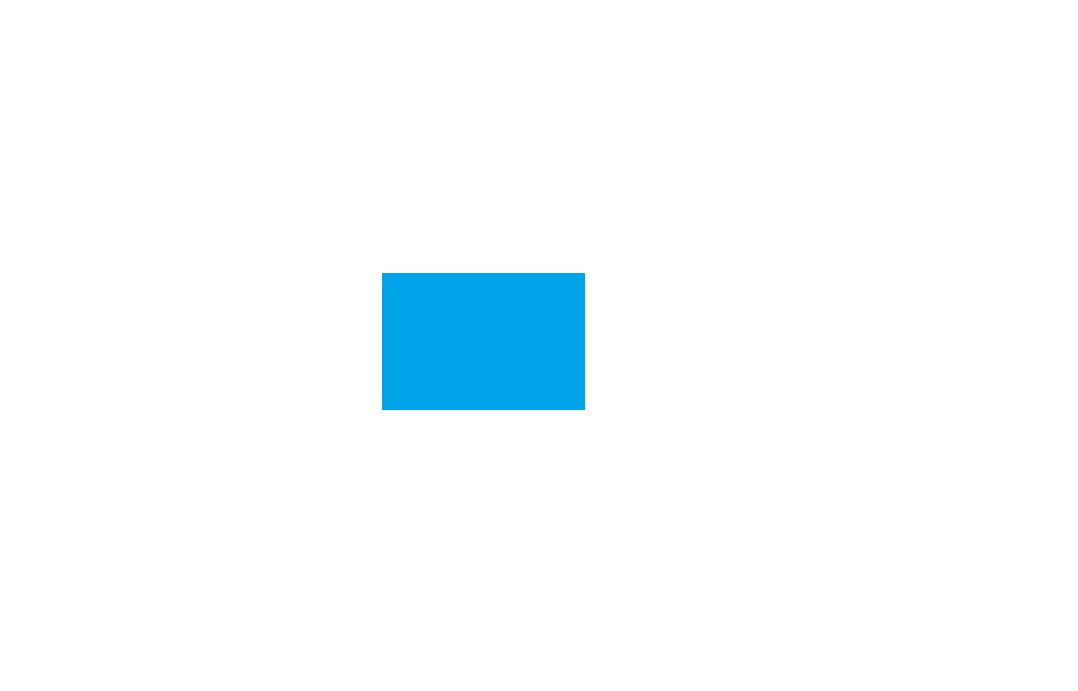
#> input picture image.jpg, 1078 x 691 px
$ python imageTest.py
#> lines starting #> are read from the running program, lines starting #| are printed output that depends on the picture; after the words box and inside, x2 and y2 are one past the last pixel; in counts of white or black regions, pixels touching at a corner belong together


import cv2
import numpy as np

def identify_shape(contour):
    # Aproxima o contorno para identificar a forma
    approx = cv2.approxPolyDP(contour, 0.04 * cv2.arcLength(contour, True), True)
    if len(approx) == 3:
        return "Triângulo"
    elif len(approx) == 4:
        # Verifica se é um quadrado ou retângulo
        x, y, w, h = cv2.boundingRect(approx)
        aspect_ratio = w / float(h)
        return "Quadrado" if 0.95 <= aspect_ratio <= 1.05 else "Retângulo"
    elif len(approx) > 4:
        return "Círculo"
    return "Forma desconhecida"

def identify_color(hsv, x, y):
    # Obtém o valor HSV do pixel
    pixel = hsv[y, x]
    h, s, v = pixel

    if s < 50:
        return "Cinza"
    elif h < 15 or h > 165:
        return "Vermelho"
    elif 15 <= h < 35:
        return "Amarelo"
    elif 35 <= h < 85:
        return "Verde"
    elif 85 <= h < 125:
        return "Azul"
    elif 125 <= h < 165:
        return "Roxo"
    return "Cor desconhecida"

# Carrega a imagem
image = cv2.imread("image.jpg")
#> image is the input picture: shape (691, 1078, 3); mean B, G, R 254.1, 251.5, 245.5
resized = cv2.resize(image, (600, 400))
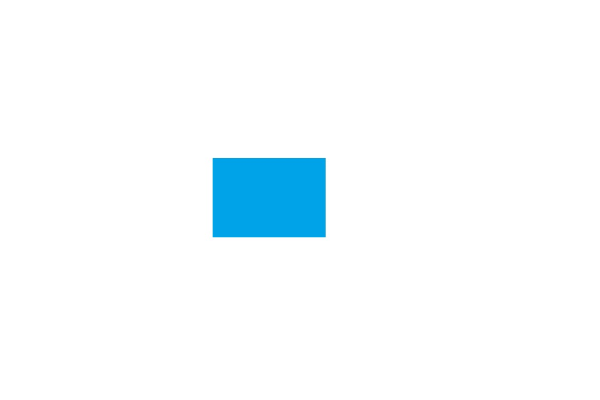
#> resized: shape (400, 600, 3); mean B, G, R 254.1, 251.6, 245.5
gray = cv2.cvtColor(resized, cv2.COLOR_BGR2GRAY)
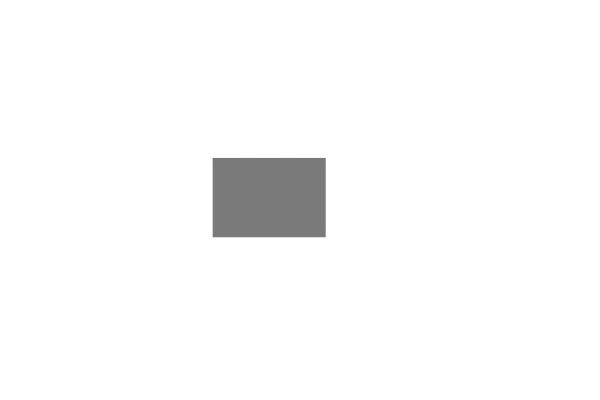
#> gray: shape (400, 600); min 119, max 255, mean 250
hsv = cv2.cvtColor(resized, cv2.COLOR_BGR2HSV)
#> hsv: shape (400, 600, 3); mean H, S, V 4.1, 9.5, 254.1

# Aplica threshold e encontra contornos
_, thresh = cv2.threshold(gray, 60, 255, cv2.THRESH_BINARY)
#> thresh: shape (400, 600); every value is 255
contours, _ = cv2.findContours(thresh, cv2.RETR_EXTERNAL, cv2.CHAIN_APPROX_SIMPLE)
#> contours = [[[0, 0], [0, 399], [599, 399], [599, 0]]]

for contour in contours:
    # Ignora pequenos contornos
    if cv2.contourArea(contour) < 500:
        continue

    # Identifica a forma
    shape = identify_shape(contour)

    # Obtém o centro do contorno para identificar a cor
    M = cv2.moments(contour)
    if M["m00"] != 0:
        cX = int(M["m10"] / M["m00"])
        cY = int(M["m01"] / M["m00"])
        color = identify_color(hsv, cX, cY)

        # Desenha o contorno e escreve a forma e cor
        cv2.drawContours(resized, [contour], -1, (0, 255, 0), 2)
        cv2.putText(resized, f"{shape}, {color}", (cX - 50, cY - 10),
                    cv2.FONT_HERSHEY_SIMPLEX, 0.5, (255, 255, 255), 2)
#> this loop made 1 pass
#> (approx in identify_shape, x in identify_shape, y in identify_shape, w in identify_shape, aspect_ratio in identify_shape, shape, cX) on pass 1: ([[0, 0], [0, 399], [599, 399], [599, 0]], 0, 0, 600, 1.5, 'Retângulo', 299)
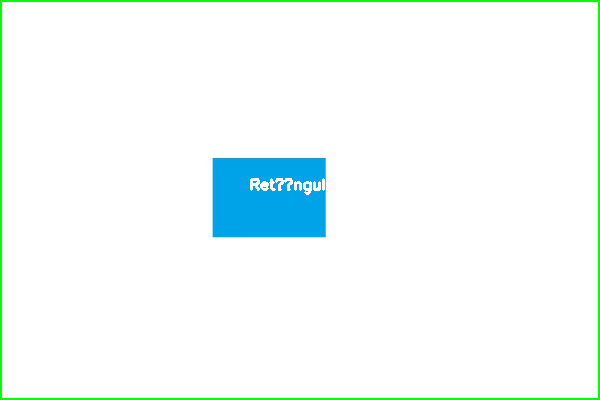
#> resized: shape (400, 600, 3); 1.91% of pixels changed, all inside (x1, y1, x2, y2) = (0, 0, 600, 400)

# Exibe a imagem
cv2.imshow("Resultado", resized)
cv2.waitKey(0)
cv2.destroyAllWindows()
